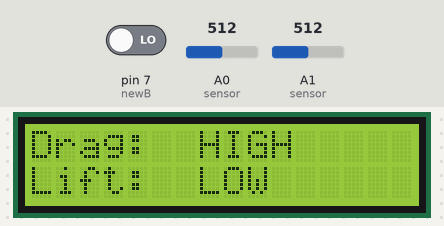
Simulated run of this sketch. Board: Arduino Uno, built with avr-gcc and run on an emulated ATmega328P. Shown: 16×2 character LCD. Inputs (shaded band) come from the test bench; at power-on: A0 (sensor) = 512, pin 7 (newB) LOW, A1 (sensor) = 512. What the sketch prints to the serial monitor is not drawn.

Above: at 1.2 s.
1.3 s: A0 (sensor) set to 56
2.8 s: A0 (sensor) set to 45
At 3.7 s:
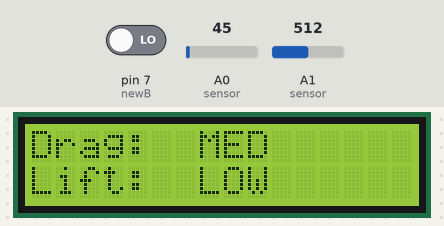
4.3 s: A0 (sensor) set to 21
5.8 s: A0 (sensor) set to 17
At 6.4 s:
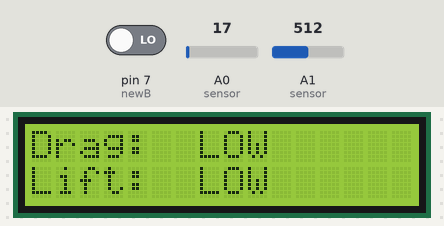
7.3 s: A0 (sensor) set to 122
At 8.5 s:
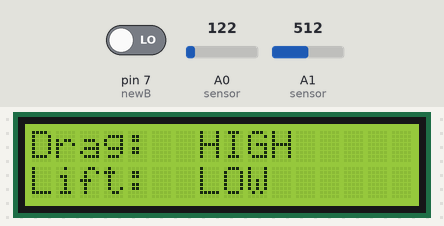
8.8 s: A0 (sensor) set to 0
At 10.1 s:
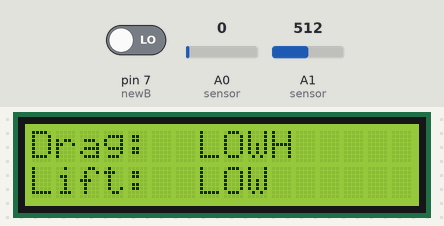
Timing chart, 0 to 11.3 s (numbered marks = the images above; inputs shaded):
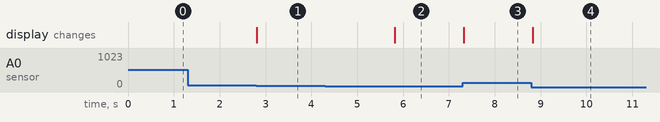

The sketch:

IDE11-04-19.ino
```cpp
/*
IDE for wind tunnel desing based on 2 force sensitive resistors fcr1 and fcr2
fcr1 measures the drag
fcr2 measures the lift
lift is calculated by finding the weight of the objcet before any wind is applied and then subtracting the weight of the object during the trial any change in observed weight is assumed to be caused by lift
*/
const int newB=7;
//Threshhold values for determining whether the test experiences low, medium, or high lift/drag
const int lowDrag=20;
const int highDrag=50;
const int lowLift=20;
const int highLift=50;

int fcr1 = 0;              //this variable will hold a value based on the force applied to the sensor downstream of the object
int fcr2=0;               // This variable will hold a value based on the force applied to the bottom sensor
int newV=0;
int defW=0;
int deltaW=0;
//double drag=0;                     // Float for the calculated drag value
#include <LiquidCrystal.h>          //the liquid crystal library contains commands for printing to the display

LiquidCrystal lcd(13, 12, 11, 10, 9, 8);   // tell the RedBoard what pins are connected to the display

void setup()
{
  Serial.begin(9600);               //start a serial connection with the computer

  lcd.begin(16, 2);                 //tell the lcd library that we are using a display that is 16 characters wide and 2 characters high
  lcd.clear();                      //clear the display

  pinMode(newB,INPUT);
}

void loop()
{
  newV=digitalRead(newB);
  fcr1 = analogRead(A0);   //set sensor to a number between 0 and 1023 based on the force for this sensor
  fcr2 = analogRead(A1);    // set sensor to a number between 0 and 1023 based on force for this sensor
  Serial.print(fcr1);    //print the value of sensor in the serial monitor on the computer
  Serial.print("\t");
  Serial.print(fcr2);   //print value of sensor in serial mon.
  Serial.print("\t");
  Serial.print(digitalRead(newB));   //print value of sensor in serial mon.

  Serial.print("\t");
  Serial.print(defW);

  //On button press set a new default weight of object
  if (newV==1){
    defW=fcr2;
  }

  deltaW = defW - fcr2;
  Serial.print("\t");
  Serial.println(deltaW);   //print value of sensor in serial mon.
  //String fcr1cnst= String(fcr1);
  //String fcr2cnst= String(deltaW);
  //if the photoresistor value is below the threshold turn the light on, otherwise turn it off
  lcd.setCursor(0,0);               //set the cursor to the 0,0 position (top left corner)
  lcd.print("Drag:");
  lcd.setCursor(7,0);
  //lcd.print(fcr1cnst.substring(0,3));
  if (fcr1<lowDrag){
    lcd.print("LOW");
  }
  else if(fcr1>highDrag){
    lcd.print("HIGH");
  }
  else{
    lcd.print("MED ");
  }

  lcd.setCursor(0,1);               //move the cursor to the first space of the bottom row
  lcd.print("Lift:");
  lcd.setCursor(7,1);

  if (deltaW<lowLift){
    lcd.print("LOW ");
  }
  else if(deltaW>highLift){
    lcd.print("HIGH");
  }
  else{
    lcd.print("MED.");
  }
  //lcd.print(fcr2cnst.substring(0,3));
  delay(50);                       //short delay to make the printout easier to read
}
```

Measured:
- the behaviour switches between 51 and 50 on A0 (sensor) (found by bisection; images 0 and 1)
- the behaviour switches between 20 and 19 on A0 (sensor) (found by bisection; images 1 and 2)
- after the input at 1.3 s, every drawn part: stays the same
- after the input at 2.8 s, the display: changes at once (image 1)
- after the input at 4.3 s, every drawn part: stays the same
- after the input at 5.8 s, the display: changes at once (image 2)
- after the input at 7.3 s, the display: changes at once (image 3)
- after the input at 8.8 s, the display: changes at once (image 4)
